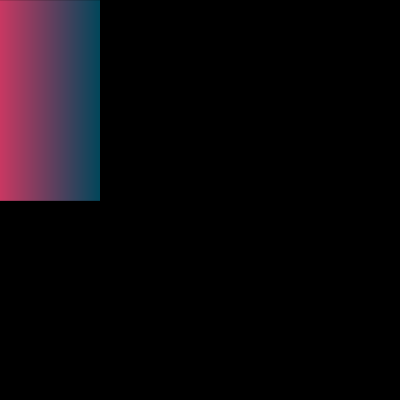
Frame 1 (no input)
Frame 60 (the mouse pressed at the canvas centre just before this capture): identical to frame 1, image omitted
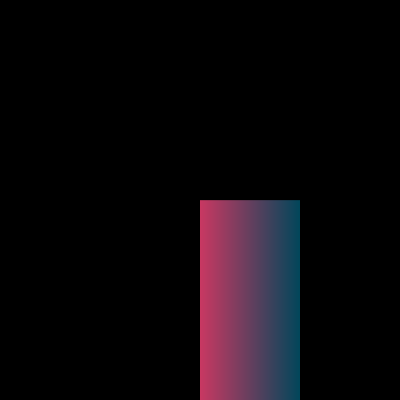
Frame 120 (the mouse held since frame 60 and released just before this capture)

The Processing sketch that drew these frames (run headless with seeded random() and noise(); from frame 60 on, the mouse is pressed at the canvas centre):

// Processing sketch: ej12b_lerpColor_funcion
// ── ej12b_lerpColor_funcion.pde

//color c1, c2;
int m;

void setup() {
  size( 400, 400 );
  //noStroke();

  //c1 = color(255);  //blanco
  //c2 = color(0);  //negro

  m = width / 10;  //40
}

void draw() {
  background( 0 );
  
  rectDegradez( mouseX, mouseY, 100, 200, color(200, 56, 98), color(0, 70, 90) );
}


//   rectDegradez( x, y, ancho, alto, c1, c2 );
void rectDegradez( int x, int y, int a, int h, color c1, color c2) {
  for ( int i = x; i < x+a; i++ ) {  //maneja el ancho del "rect"

    float n = map( i, x, x+a, 0, 1 );
    color c = lerpColor( c1, c2, n );  //valor entre 0 y 1 = normalizado

    stroke( c );
    line( i, y, i, y+h );  //maneja el alto del "rect"
  }
}
